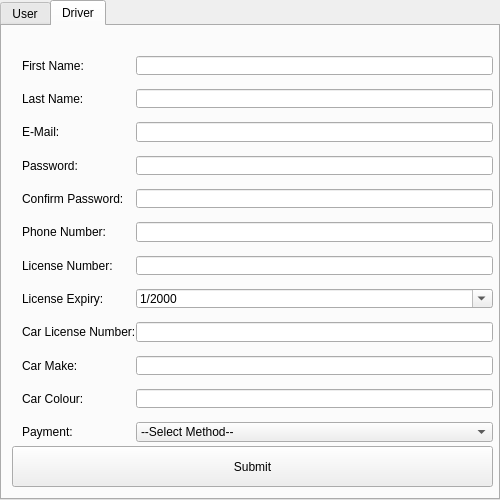
<?xml version="1.0" encoding="UTF-8"?>
<ui version="4.0">
 <class>Form</class>
 <widget class="QWidget" name="Form">
  <property name="windowModality">
   <enum>Qt::NonModal</enum>
  </property>
  <property name="geometry">
   <rect>
    <x>0</x>
    <y>0</y>
    <width>500</width>
    <height>500</height>
   </rect>
  </property>
  <property name="sizePolicy">
   <sizepolicy hsizetype="Fixed" vsizetype="Fixed">
    <horstretch>0</horstretch>
    <verstretch>0</verstretch>
   </sizepolicy>
  </property>
  <property name="minimumSize">
   <size>
    <width>500</width>
    <height>500</height>
   </size>
  </property>
  <property name="maximumSize">
   <size>
    <width>500</width>
    <height>500</height>
   </size>
  </property>
  <property name="windowTitle">
   <string>Form</string>
  </property>
  <property name="styleSheet">
   <string notr="true"/>
  </property>
  <widget class="QTabWidget" name="tabWidget">
   <property name="geometry">
    <rect>
     <x>0</x>
     <y>0</y>
     <width>500</width>
     <height>500</height>
    </rect>
   </property>
   <property name="currentIndex">
    <number>1</number>
   </property>
   <widget class="QWidget" name="tab">
    <attribute name="title">
     <string>User</string>
    </attribute>
    <widget class="QWidget" name="formLayoutWidget">
     <property name="geometry">
      <rect>
       <x>10</x>
       <y>30</y>
       <width>471</width>
       <height>401</height>
      </rect>
     </property>
     <layout class="QFormLayout" name="formLayout">
      <property name="horizontalSpacing">
       <number>0</number>
      </property>
      <property name="verticalSpacing">
       <number>40</number>
      </property>
      <property name="leftMargin">
       <number>10</number>
      </property>
      <property name="topMargin">
       <number>10</number>
      </property>
      <property name="bottomMargin">
       <number>15</number>
      </property>
      <item row="0" column="0">
       <widget class="QLabel" name="label">
        <property name="text">
         <string>First Name: </string>
        </property>
       </widget>
      </item>
      <item row="1" column="0">
       <widget class="QLabel" name="label_2">
        <property name="text">
         <string>Last Name:</string>
        </property>
       </widget>
      </item>
      <item row="2" column="0">
       <widget class="QLabel" name="label_3">
        <property name="text">
         <string>E-Mail:</string>
        </property>
       </widget>
      </item>
      <item row="3" column="0">
       <widget class="QLabel" name="label_4">
        <property name="text">
         <string>Password:</string>
        </property>
       </widget>
      </item>
      <item row="4" column="0">
       <widget class="QLabel" name="label_5">
        <property name="text">
         <string>Confirm Password:</string>
        </property>
       </widget>
      </item>
      <item row="5" column="0">
       <widget class="QLabel" name="label_6">
        <property name="text">
         <string>Contact Number:</string>
        </property>
       </widget>
      </item>
      <item row="6" column="0">
       <widget class="QLabel" name="label_7">
        <property name="text">
         <string>Payment:</string>
        </property>
       </widget>
      </item>
      <item row="0" column="1">
       <widget class="QLineEdit" name="User_First_Name_Text"/>
      </item>
      <item row="1" column="1">
       <widget class="QLineEdit" name="User_Last_Name_Text"/>
      </item>
      <item row="2" column="1">
       <widget class="QLineEdit" name="User_Email_Text"/>
      </item>
      <item row="3" column="1">
       <widget class="QLineEdit" name="User_Password_Text">
        <property name="echoMode">
         <enum>QLineEdit::Password</enum>
        </property>
       </widget>
      </item>
      <item row="4" column="1">
       <widget class="QLineEdit" name="User_Confirm_Password_Text">
        <property name="echoMode">
         <enum>QLineEdit::Password</enum>
        </property>
       </widget>
      </item>
      <item row="5" column="1">
       <widget class="QLineEdit" name="User_Contact_Number_Text">
        <property name="maxLength">
         <number>10</number>
        </property>
       </widget>
      </item>
      <item row="6" column="1">
       <widget class="QComboBox" name="comboBox">
        <item>
         <property name="text">
          <string>--Select Method--</string>
         </property>
        </item>
        <item>
         <property name="text">
          <string>Card</string>
         </property>
        </item>
        <item>
         <property name="text">
          <string>PayPal</string>
         </property>
        </item>
       </widget>
      </item>
     </layout>
    </widget>
    <widget class="QWidget" name="verticalLayoutWidget">
     <property name="geometry">
      <rect>
       <x>10</x>
       <y>450</y>
       <width>471</width>
       <height>31</height>
      </rect>
     </property>
     <layout class="QVBoxLayout" name="verticalLayout"/>
    </widget>
    <widget class="QLabel" name="User_Invalid_Password">
     <property name="geometry">
      <rect>
       <x>0</x>
       <y>5</y>
       <width>481</width>
       <height>21</height>
      </rect>
     </property>
     <property name="text">
      <string/>
     </property>
     <property name="alignment">
      <set>Qt::AlignCenter</set>
     </property>
    </widget>
    <widget class="QPushButton" name="User_Submit_Button">
     <property name="geometry">
      <rect>
       <x>10</x>
       <y>430</y>
       <width>469</width>
       <height>29</height>
      </rect>
     </property>
     <property name="sizePolicy">
      <sizepolicy hsizetype="Minimum" vsizetype="Preferred">
       <horstretch>0</horstretch>
       <verstretch>0</verstretch>
      </sizepolicy>
     </property>
     <property name="text">
      <string>Submit</string>
     </property>
    </widget>
   </widget>
   <widget class="QWidget" name="tab_2">
    <attribute name="title">
     <string>Driver</string>
    </attribute>
    <widget class="QWidget" name="formLayoutWidget_2">
     <property name="geometry">
      <rect>
       <x>10</x>
       <y>20</y>
       <width>481</width>
       <height>411</height>
      </rect>
     </property>
     <layout class="QFormLayout" name="formLayout_2">
      <property name="horizontalSpacing">
       <number>0</number>
      </property>
      <property name="verticalSpacing">
       <number>14</number>
      </property>
      <property name="leftMargin">
       <number>10</number>
      </property>
      <property name="topMargin">
       <number>10</number>
      </property>
      <property name="bottomMargin">
       <number>15</number>
      </property>
      <item row="0" column="0">
       <widget class="QLabel" name="label_8">
        <property name="text">
         <string>First Name: </string>
        </property>
       </widget>
      </item>
      <item row="0" column="1">
       <widget class="QLineEdit" name="Driver_First_Name_Text"/>
      </item>
      <item row="1" column="0">
       <widget class="QLabel" name="label_9">
        <property name="text">
         <string>Last Name:</string>
        </property>
       </widget>
      </item>
      <item row="1" column="1">
       <widget class="QLineEdit" name="Driver_Last_Name_Text"/>
      </item>
      <item row="2" column="0">
       <widget class="QLabel" name="label_10">
        <property name="text">
         <string>E-Mail:</string>
        </property>
       </widget>
      </item>
      <item row="2" column="1">
       <widget class="QLineEdit" name="Driver_Email_Text"/>
      </item>
      <item row="3" column="0">
       <widget class="QLabel" name="label_11">
        <property name="text">
         <string>Password:</string>
        </property>
       </widget>
      </item>
      <item row="3" column="1">
       <widget class="QLineEdit" name="Driver_Password_Text">
        <property name="echoMode">
         <enum>QLineEdit::Password</enum>
        </property>
       </widget>
      </item>
      <item row="4" column="0">
       <widget class="QLabel" name="label_12">
        <property name="text">
         <string>Confirm Password: </string>
        </property>
       </widget>
      </item>
      <item row="4" column="1">
       <widget class="QLineEdit" name="Driver_Confirm_Password_Text">
        <property name="echoMode">
         <enum>QLineEdit::Password</enum>
        </property>
       </widget>
      </item>
      <item row="5" column="0">
       <widget class="QLabel" name="label_13">
        <property name="text">
         <string>Phone Number:</string>
        </property>
       </widget>
      </item>
      <item row="5" column="1">
       <widget class="QLineEdit" name="Driver_Phone_Number_Text">
        <property name="maxLength">
         <number>10</number>
        </property>
       </widget>
      </item>
      <item row="6" column="0">
       <widget class="QLabel" name="label_14">
        <property name="text">
         <string>License Number:</string>
        </property>
       </widget>
      </item>
      <item row="6" column="1">
       <widget class="QLineEdit" name="Driver_License_Number"/>
      </item>
      <item row="7" column="0">
       <widget class="QLabel" name="label_15">
        <property name="text">
         <string>License Expiry:</string>
        </property>
       </widget>
      </item>
      <item row="8" column="0">
       <widget class="QLabel" name="label_16">
        <property name="text">
         <string>Car License Number:</string>
        </property>
       </widget>
      </item>
      <item row="8" column="1">
       <widget class="QLineEdit" name="Driver_Car_Number"/>
      </item>
      <item row="9" column="0">
       <widget class="QLabel" name="label_17">
        <property name="text">
         <string>Car Make:</string>
        </property>
       </widget>
      </item>
      <item row="9" column="1">
       <widget class="QLineEdit" name="Driver_Car_Make_Text"/>
      </item>
      <item row="10" column="0">
       <widget class="QLabel" name="label_18">
        <property name="text">
         <string>Car Colour:</string>
        </property>
       </widget>
      </item>
      <item row="10" column="1">
       <widget class="QLineEdit" name="Driver_Car_Color"/>
      </item>
      <item row="11" column="0">
       <widget class="QLabel" name="label_19">
        <property name="text">
         <string>Payment: </string>
        </property>
       </widget>
      </item>
      <item row="11" column="1">
       <widget class="QComboBox" name="comboBox_2">
        <item>
         <property name="text">
          <string>--Select Method--</string>
         </property>
        </item>
        <item>
         <property name="text">
          <string>Card</string>
         </property>
        </item>
        <item>
         <property name="text">
          <string>Paypal</string>
         </property>
        </item>
       </widget>
      </item>
      <item row="7" column="1">
       <widget class="QDateEdit" name="dateEdit">
        <property name="displayFormat">
         <string>M/yyyy</string>
        </property>
        <property name="calendarPopup">
         <bool>true</bool>
        </property>
       </widget>
      </item>
     </layout>
    </widget>
    <widget class="QWidget" name="verticalLayoutWidget_2">
     <property name="geometry">
      <rect>
       <x>10</x>
       <y>420</y>
       <width>481</width>
       <height>41</height>
      </rect>
     </property>
     <layout class="QVBoxLayout" name="verticalLayout_2">
      <item>
       <widget class="QPushButton" name="Driver_Submit_Button">
        <property name="sizePolicy">
         <sizepolicy hsizetype="Minimum" vsizetype="Preferred">
          <horstretch>0</horstretch>
          <verstretch>0</verstretch>
         </sizepolicy>
        </property>
        <property name="text">
         <string>Submit</string>
        </property>
       </widget>
      </item>
     </layout>
    </widget>
    <widget class="QLabel" name="Driver_Invalid_Password">
     <property name="geometry">
      <rect>
       <x>10</x>
       <y>0</y>
       <width>481</width>
       <height>21</height>
      </rect>
     </property>
     <property name="text">
      <string/>
     </property>
     <property name="alignment">
      <set>Qt::AlignCenter</set>
     </property>
    </widget>
   </widget>
  </widget>
 </widget>
 <resources/>
 <connections/>
</ui>
